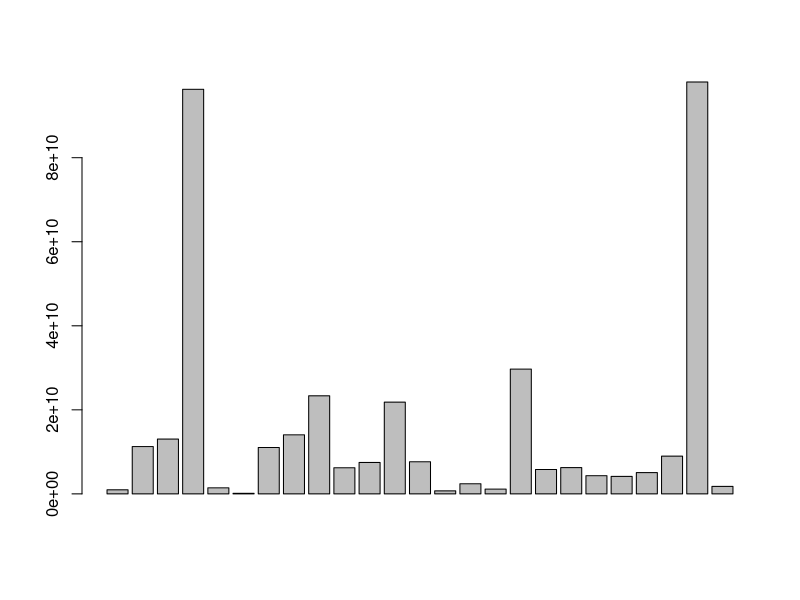
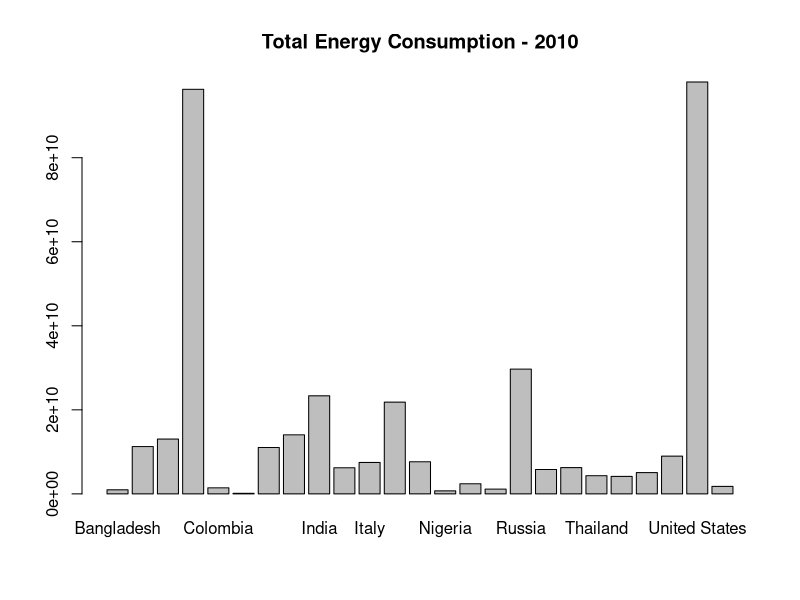

Reproduce these figures in R, in order.
# Loads the EPC file into the variable epc. Header checks to see if the file has the 
# name of the variable in as its first line. Set it to True means that the first row
# contains one fewer than the number of columns. The sep argument gets the separation 
# character for the file.
# If the file name was EPC2000210.csv, the code would be
# epc = read.table('EPC20002010.cvs', header = TRUE, sep =',');
epc = read.table('EPC_2000_2010.csv', header = TRUE, sep=',');
# Loads the POP file into the variable pop.
pop = read.table('Pop_2000_2010.csv', header = TRUE, sep=',');
# The $ character allows us to access an specific field within the variable. For instance,
# in this code we are getting the field X2010 of the variables epc and pop, and placing 
# content into the variables epc.2010 and pop.2010 respectively.
epc.2010 = epc$X2010; 
pop.2010 = pop$X2010;
# The .csv format is the format understood by R by default.
energy.2010 = epc.2010 * pop.2010;
barplot(energy.2010);
# We use epc$Country to get all the values stored in the Country field of the variable epc
barplot(energy.2010, names = epc$Country, main = 'Total Energy Consumption - 2010');

